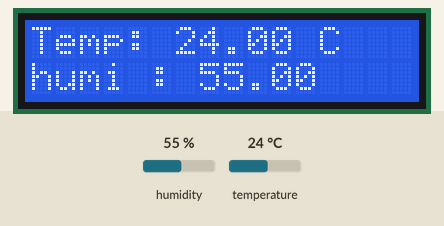
Recording of a sketch running on a simulated ESP32. Shown: 16×2 character LCD. Inputs (shaded band) come from the test bench; at power-on: humidity 55 %, temperature 24 °C. WiFi joins after 1.5 s; servers stay silent unless stated; uploads are accepted with an empty reply; what the sketch prints to the serial monitor is not drawn.

Above: at 3.2 s.
3.3 s: humidity set to 22 %
At 5.7 s:
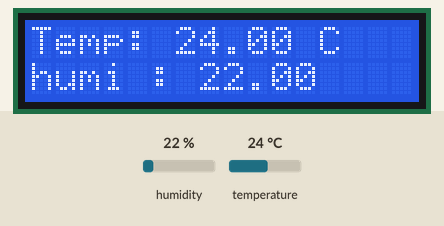
6.3 s: temperature set to 12 °C
At 8.0 s:
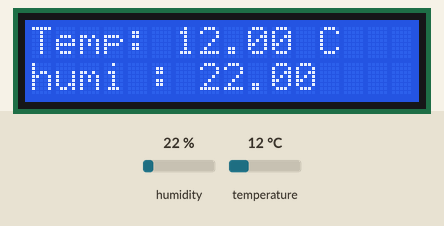
9.3 s: humidity set to 40 %
At 12.5 s:
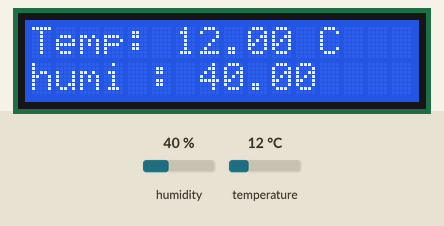
12.8 s: temperature set to 19 °C
At 13.9 s:
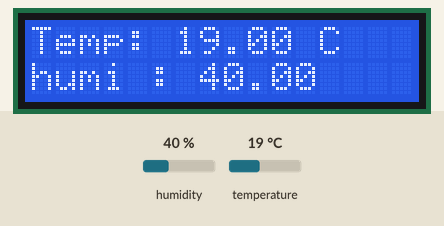
Timing chart, 0 to 15.8 s (numbered marks = the images above; inputs shaded):
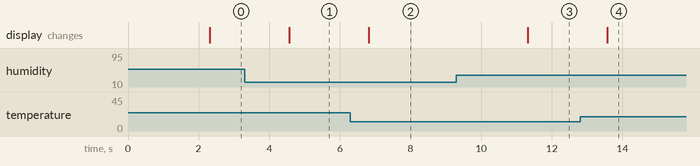

The sketch:

indro_suhu.ino
```cpp
#include <WiFi.h>
#include <HTTPClient.h>
#include <DHT.h>
#include <Wire.h>
#include <LiquidCrystal_I2C.h>

const char* ssid = "wifi ani";
const char* password = "wifi kencang ga bikin kembung";
const char* serverUrl = "http://192.168.134.251/indro/koneksi.php";

#define DHT_PIN 13   // Tentukan pin yang terhubung ke sensor DHT22
int lcdColumns = 16;
int lcdRows = 2;

DHT dht(DHT_PIN, DHT11);

// Inisialisasi LCD
LiquidCrystal_I2C lcd(0x27, lcdColumns, lcdRows); // Sesuaikan alamat I2C dan ukuran LCD

void connectToWiFi() {
    Serial.print("Connecting to WiFi...");
    WiFi.begin(ssid, password);

    while (WiFi.status() != WL_CONNECTED) {
        delay(1000);
        Serial.print(".");
    }

    Serial.println("Connected");
}

void setup() {
    Serial.begin(115200);
     lcd.init();
    lcd.backlight();
    dht.begin();
    connectToWiFi();
}

void sendDataToServer(float temperature, float humidity) {
    if (WiFi.status() == WL_CONNECTED) {
        HTTPClient http;

        String data = "temperature=" + String(temperature) + "&humidity=" + String(humidity);

        http.begin(serverUrl);
        http.addHeader("Content-Type", "application/x-www-form-urlencoded");

        int httpResponseCode = http.POST(data);

        if (httpResponseCode > 0) {
            Serial.print("HTTP Response code: ");
            Serial.println(httpResponseCode);
            String response = http.getString();
            Serial.println(response);
        } else {
            Serial.print("Error code: ");
            Serial.println(httpResponseCode);
        }

        http.end();
    }
}

void loop() {
  // Baca data dari sensor DHT11
  float temperature = dht.readTemperature();
  float humidity = dht.readHumidity();

  // Baca data dari sensor MQ-2


  // Tampilkan data di Serial Monitor
  Serial.print("Temp: ");
  Serial.print(temperature);
  Serial.print(" °C, Humidity: ");
  Serial.print(humidity);


  // Kirim data ke server PHP
  sendDataToServer(temperature, humidity);

  // Tampilkan data suhu di LCD
  lcd.clear();
  lcd.setCursor(0, 0);
  lcd.print("Temp: ");
  lcd.print(temperature);
  lcd.print(" C");
  lcd.setCursor(0, 1);
  lcd.print("humi : ");
  lcd.print(humidity);

  delay(2000); // Tunggu 2 detik sebelum membaca data lagi
}
```

Measured:
- after the input at 3.3 s, the display: changes after 1.3 s (image 1)
- after the input at 6.3 s, the display: changes after 0.52 s (image 2)
- after the input at 9.3 s, the display: changes after 2.0 s (image 3)
- after the input at 12.8 s, the display: changes after 0.77 s (image 4)
